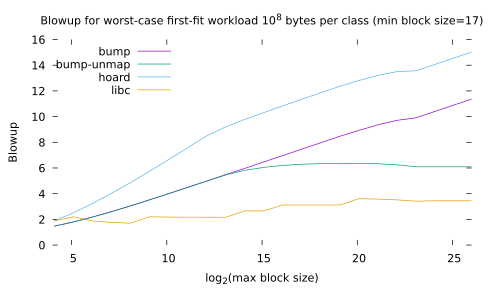

Source code (gnuplot):
#!/usr/bin/gnuplot -persist
#
#    
#    	G N U P L O T
#    	Version 5.4 patchlevel 2    last modified 2021-06-01 
#    
#    	Copyright (C) 1986-1993, 1998, 2004, 2007-2021
#    	Thomas Williams, Colin Kelley and many others
#    
#    	gnuplot home:     http://www.gnuplot.info
#    	faq, bugs, etc:   type "help FAQ"
#    	immediate help:   type "help"  (plot window: hit 'h')
set terminal pdfcairo  transparent enhanced fontscale 0.5 size 5.00in, 3.00in 
set output 'boom-ffworst-1e8-b17.pdf'
unset clip points
set clip one
unset clip two
unset clip radial
set errorbars front 1.000000 
unset border
set zdata 
set ydata 
set xdata 
set y2data 
set x2data 
set boxwidth
set boxdepth 0
set style fill  empty border
set style rectangle back fc  bgnd fillstyle   solid 1.00 border lt -1
set style circle radius graph 0.02 
set style ellipse size graph 0.05, 0.03 angle 0 units xy
set dummy x, y
set format x "% h" 
set format y "% h" 
set format x2 "% h" 
set format y2 "% h" 
set format z "% h" 
set format cb "% h" 
set format r "% h" 
set ttics format "% h"
set timefmt "%d/%m/%y,%H:%M"
set angles radians
set tics back
unset grid
unset raxis
set theta counterclockwise right
set style parallel front  lt black linewidth 2.000 dashtype solid
set key on
set key fixed left top vertical Right noreverse enhanced autotitle nobox
set key noinvert samplen 4 spacing 1 width 0 height 0 
set key maxcolumns 0 maxrows 0
set key noopaque
unset label
unset arrow
unset style line
unset style arrow
set style histogram clustered gap 2 title textcolor lt -1
unset object
unset walls
set style textbox  transparent margins  1.0,  1.0 border  lt -1 linewidth  1.0
set offsets 0, 0, 0, 0
set pointsize 1
set pointintervalbox 1
set encoding default
unset polar
unset parametric
unset spiderplot
unset decimalsign
unset micro
unset minussign
set view 60, 30, 1, 1
set view azimuth 0
set rgbmax 255
set samples 100, 100
set isosamples 10, 10
set surface 
unset contour
set cntrlabel  format '%8.3g' font '' start 5 interval 20
set mapping cartesian
set datafile separator whitespace
set datafile nocolumnheaders
unset hidden3d
set cntrparam order 4
set cntrparam linear
set cntrparam levels 5
set cntrparam levels auto
set cntrparam firstlinetype 0 unsorted
set cntrparam points 5
set size ratio 0 1,1
set origin 0,0
set style data points
set style function lines
unset xzeroaxis
unset yzeroaxis
unset zzeroaxis
unset x2zeroaxis
unset y2zeroaxis
set xyplane relative 0.5
set tics scale  1, 0.5, 1, 1, 1
set mxtics default
set mytics default
set mztics default
set mx2tics default
set my2tics default
set mcbtics default
set mrtics default
set nomttics
set xtics border in scale 1,0.5 mirror norotate  autojustify
set xtics  norangelimit autofreq 
set ytics border in scale 1,0.5 mirror norotate  autojustify
set ytics  norangelimit autofreq 
set ztics border in scale 1,0.5 nomirror norotate  autojustify
set ztics  norangelimit autofreq 
unset x2tics
unset y2tics
set cbtics border in scale 1,0.5 mirror norotate  autojustify
set cbtics  norangelimit autofreq 
set rtics axis in scale 1,0.5 nomirror norotate  autojustify
set rtics  norangelimit autofreq 
unset ttics
set title "Blowup for worst-case first-fit workload 10^8 bytes per class (min block size=17)" 
set title  font "" textcolor lt -1 norotate
set timestamp bottom 
set timestamp "" 
set timestamp  font "" textcolor lt -1 norotate
set trange [ * : * ] noreverse nowriteback
set urange [ * : * ] noreverse nowriteback
set vrange [ * : * ] noreverse nowriteback
set xlabel "log_2(max block size)" 
set xlabel  font "" textcolor lt -1 norotate
set x2label "" 
set x2label  font "" textcolor lt -1 norotate
set xrange [ 4 : 26 ] noreverse writeback
set x2range [ * : * ] noreverse writeback
set ylabel "Blowup" 
set ylabel  font "" textcolor lt -1 rotate
set y2label "" 
set y2label  font "" textcolor lt -1 rotate
set yrange [ * : * ] noreverse writeback
set y2range [ * : * ] noreverse writeback
set zlabel "" 
set zlabel  font "" textcolor lt -1 norotate
set zrange [ * : * ] noreverse writeback
set cblabel "" 
set cblabel  font "" textcolor lt -1 rotate
set cbrange [ * : * ] noreverse writeback
set rlabel "" 
set rlabel  font "" textcolor lt -1 norotate
set rrange [ * : * ] noreverse writeback
unset logscale
unset jitter
set zero 1e-08
set lmargin  -1
set bmargin  -1
set rmargin  -1
set tmargin  -1
set locale "en_US.UTF-8"
set pm3d explicit at s
set pm3d scansautomatic
set pm3d interpolate 1,1 flush begin noftriangles noborder corners2color mean
set pm3d clip z 
set pm3d nolighting
set palette positive nops_allcF maxcolors 0 gamma 1.5 color model RGB 
set palette rgbformulae 7, 5, 15
set colorbox default
set colorbox vertical origin screen 0.9, 0.2 size screen 0.05, 0.6 front  noinvert bdefault
set style boxplot candles range  1.50 outliers pt 7 separation 1 labels auto unsorted
set loadpath 
set fontpath
set psdir
set fit brief errorvariables nocovariancevariables errorscaling prescale nowrap v5
GNUTERM = "wxt"
I = {0.0, 1.0}
VoxelDistance = 0.0
plot \
 "boom-ffworst-bump-1e8-b17.data" using (log($1)/log(2)):($3) with lines title "bump", \
 "boom-ffworst-bump-unmap-1e8-b17.data" using (log($1)/log(2)):($3) with lines title "bump-unmap", \
 "boom-ffworst-hoard-1e8-b17.data" using (log($1)/log(2)):($3) with lines title "hoard", \
 "boom-ffworst-glibc-1e8-b17.data" using (log($1)/log(2)):($3) with lines title "libc"

#    EOF
